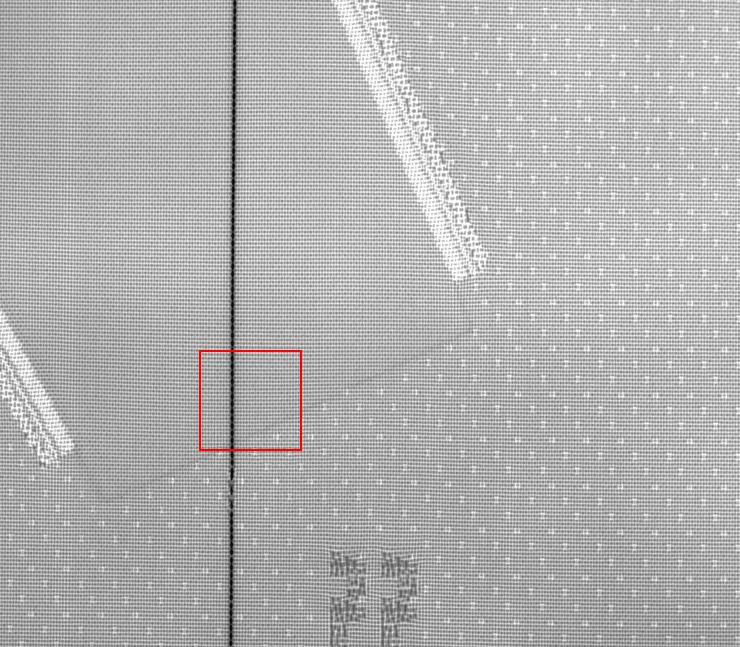
#> input picture AirbagApp/ImageChecker/bin/Debug/Image/05_F1_B0019.jpg, 740 x 647 px
$ python adjustBrightness.py -i ../../AirbagApp/ImageChecker/bin/Debug/Image -o out -v 1.0
#> lines starting #> are read from the running program, lines starting #| are printed output that depends on the picture
### CooperationBase/RapidLearningServerProgram/io_image.py
# -*- coding: utf-8 -*-
#----------------------------------------
# ■ 画像ファイルの入出力処理(opencv 日本語対応)
#----------------------------------------

import os;
import cv2;
import numpy as np;

#==============================================
# 日本語対応用 opencvの画像読み込み
#==============================================
def imread(filename, flags = cv2.IMREAD_COLOR, dtype = np.uint8):
#> called with flags = 1
    try:
        n = np.fromfile(filename, dtype);
        img = cv2.imdecode(n, flags);
#> img is the input picture: shape (647, 740, 3); mean B, G, R 177.9, 177.9, 178.4
        return img;
    except Exception as e:
        print(e);
        return None;

#==============================================
# 日本語対応用 opencvの画像書き込み
#==============================================
def imwrite(filename, img, params = None):
    try:
        os.mkdir(os.path.dirname(filename));
    except FileExistsError:
        pass;
    try:
        ext = os.path.splitext(filename)[1];
        result, n = cv2.imencode(ext, img, params);
        if result:
            with open(filename, mode = "w+b") as f:
                n.tofile(f);
            return True;
        else:
            return False;
    except Exception as e:
        print(e);
        return False;

### CooperationBase/RapidLearningServerProgram/adjustBrightness.py
# -*- coding: utf-8 -*-
#----------------------------------------
# ■ 画像の明るさ補正
#----------------------------------------

import os
import argparse
import glob
import cv2

import io_image

from multiprocessing import Pool
import multiprocessing as multi

#==============================================
# 実行時パラメータ設定
#==============================================
def init_args():
    parser = argparse.ArgumentParser()

    parser.add_argument("-i", dest = "input_dir",  type = str,   help = "input image directory",    required = True)
    parser.add_argument("-o", dest = "output_dir", type = str,   help = "output image directory",   required = True)
    parser.add_argument("-v", dest = "value",      type = float, help = "adjust value",             required = True)

    return parser.parse_args()

#==============================================
# 明るさ補正処理
#==============================================
def wrapper_process_file(args):
    process_file(*args)
def process_file(file, output_dir, value):
    # ---画像読み込み---
    img = io_image.imread(file)
    # ---画像サイズ取得---
    h, w = img.shape[:2]
#> h = 647; w = 740

    # ---明るさ補正---
    # RGB→HSVに変換
    img_hsv = cv2.cvtColor(img, cv2.COLOR_BGR2HSV)
#> img_hsv: shape (647, 740, 3); mean H, S, V 0.6, 0.6, 178.4
    # HSVのVの値を補正
    for y in range(0, h):
        for x in range(0, w):
            img_hsv[y, x][2] = max(0, min(255, int(((img_hsv[y, x][2] / 255.0) + value) * 255)))
#> img_hsv: shape (647, 740, 3); mean H, S, V 0.6, 0.6, 255
    # HSV→RGBに変換
    img = cv2.cvtColor(img_hsv, cv2.COLOR_HSV2BGR)
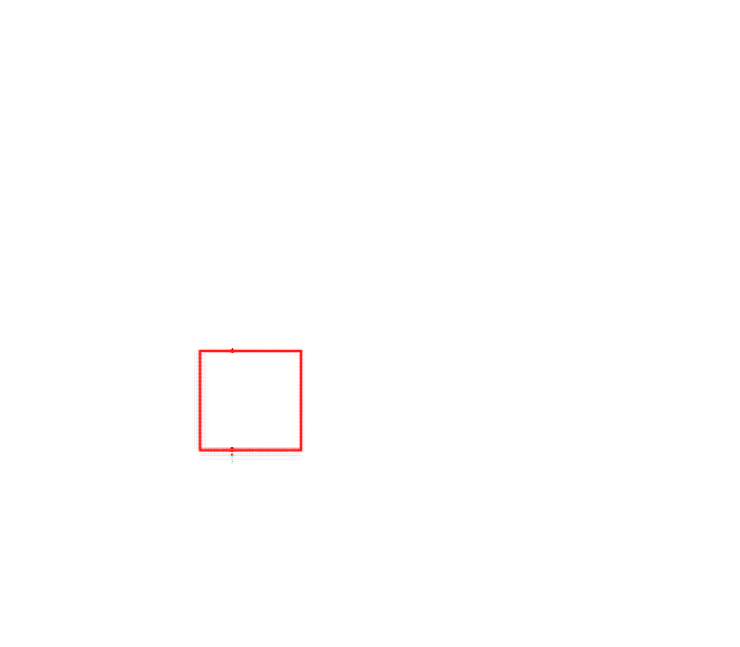
#> img: shape (647, 740, 3); mean B, G, R 254.4, 254.4, 255

    # ---画像出力---
    io_image.imwrite(output_dir + "\\" + os.path.basename(file), img)
#> in imwrite, `result, n = cv2.imencode(ext, img, params);`: n = 12153 values, max 255 at index 0, min 0 at index 4, mean 91.59

#==============================================
# メイン関数
#==============================================
def main():
    parsed = init_args()

    # ---実行時パラメータ取得---
    # 対象ファイル取得
    files = glob.glob(parsed.input_dir.strip() + "\\" + "*.jpg")

    # 出力先フォルダ
    output_dir = parsed.output_dir.strip()
    os.makedirs(output_dir, exist_ok = True)

    # 補正値
    value = parsed.value

    # ---並行処理---
    # 引数の準備
    process_file_args = [[file, output_dir, value] for file in files]
    # 並行実行
    p = Pool(multi.cpu_count())
    p.map(wrapper_process_file, process_file_args)
#> call 2 of imread, with flags = 1
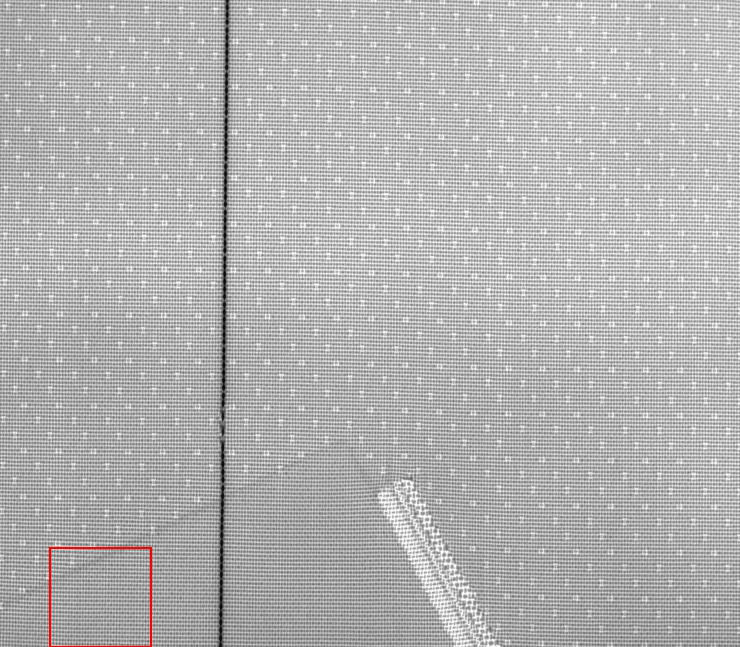
#> input picture AirbagApp/ImageChecker/bin/Debug/Image/05_F1_B0050.jpg, 740 x 647 px
#> in imread, img is the input picture: shape (647, 740, 3); mean B, G, R 178.8, 178.8, 179.1
#> in process_file (call 2), `img_hsv = cv2.cvtColor(img, cv2.COLOR_BGR2HSV)`: img_hsv: shape (647, 740, 3); mean H, S, V 0.6, 0.6, 179.2
#> after the loop in process_file (call 2), `for y in range(0, h):`: img_hsv: shape (647, 740, 3); mean H, S, V 0.6, 0.6, 255
    p.close()

if __name__ == "__main__":
    main()
